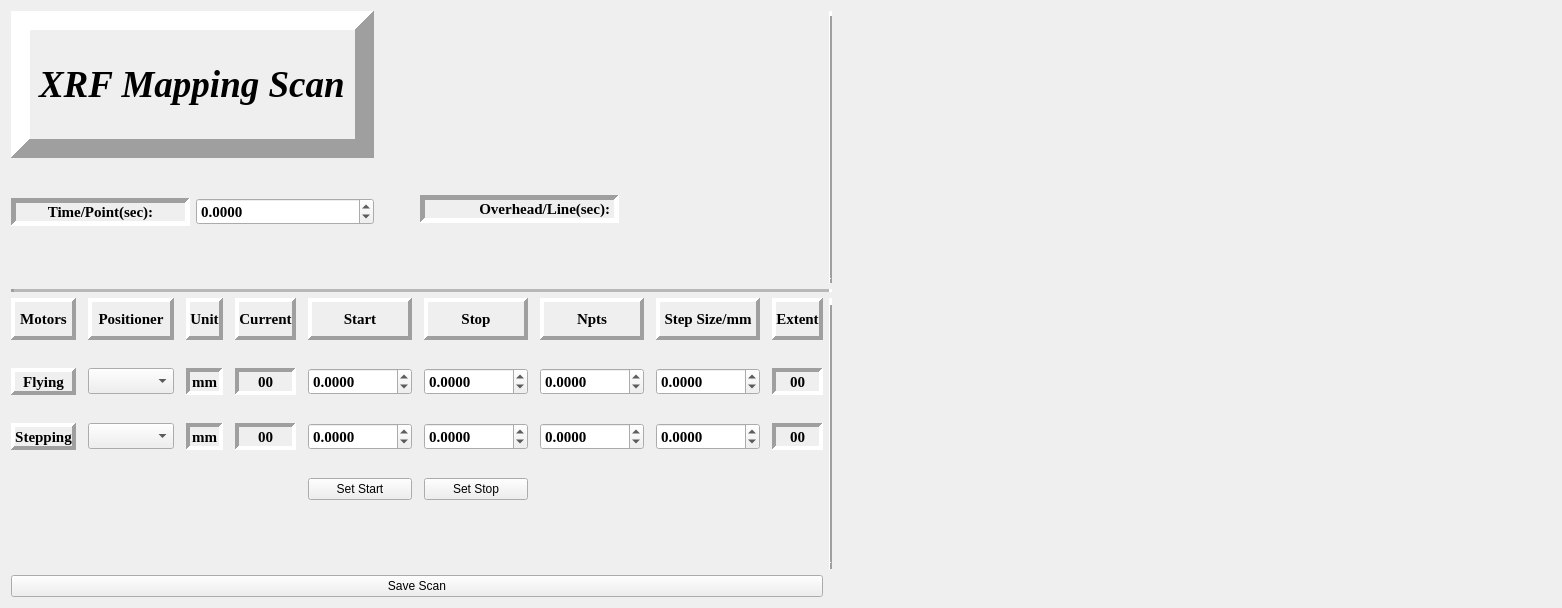
<?xml version="1.0" encoding="UTF-8"?>
<ui version="4.0">
 <class>Form</class>
 <widget class="QWidget" name="Form">
  <property name="geometry">
   <rect>
    <x>0</x>
    <y>0</y>
    <width>1562</width>
    <height>608</height>
   </rect>
  </property>
  <property name="windowTitle">
   <string>XRF </string>
  </property>
  <layout class="QGridLayout" name="gridLayout_3">
   <item row="2" column="0" colspan="2">
    <layout class="QGridLayout" name="gridLayout_6">
     <property name="horizontalSpacing">
      <number>12</number>
     </property>
     <property name="verticalSpacing">
      <number>28</number>
     </property>
     <item row="1" column="4">
      <widget class="QDoubleSpinBox" name="flyingStart">
       <property name="font">
        <font>
         <family>Times New Roman</family>
         <pointsize>11</pointsize>
         <weight>75</weight>
         <bold>true</bold>
        </font>
       </property>
       <property name="wrapping">
        <bool>false</bool>
       </property>
       <property name="frame">
        <bool>true</bool>
       </property>
       <property name="decimals">
        <number>4</number>
       </property>
       <property name="minimum">
        <double>-65000.000000000000000</double>
       </property>
       <property name="maximum">
        <double>65000.000000000000000</double>
       </property>
      </widget>
     </item>
     <item row="2" column="1">
      <widget class="QComboBox" name="stepping">
       <property name="font">
        <font>
         <family>Times New Roman</family>
         <pointsize>11</pointsize>
         <weight>75</weight>
         <bold>true</bold>
        </font>
       </property>
      </widget>
     </item>
     <item row="1" column="3">
      <widget class="QLabel" name="current_x_Label">
       <property name="font">
        <font>
         <family>Times New Roman</family>
         <pointsize>11</pointsize>
         <weight>75</weight>
         <bold>true</bold>
        </font>
       </property>
       <property name="frameShape">
        <enum>QFrame::Panel</enum>
       </property>
       <property name="frameShadow">
        <enum>QFrame::Sunken</enum>
       </property>
       <property name="lineWidth">
        <number>4</number>
       </property>
       <property name="text">
        <string>00</string>
       </property>
       <property name="alignment">
        <set>Qt::AlignCenter</set>
       </property>
      </widget>
     </item>
     <item row="1" column="8">
      <widget class="QLabel" name="extent_x">
       <property name="font">
        <font>
         <family>Times New Roman</family>
         <pointsize>11</pointsize>
         <weight>75</weight>
         <bold>true</bold>
        </font>
       </property>
       <property name="frameShape">
        <enum>QFrame::Panel</enum>
       </property>
       <property name="frameShadow">
        <enum>QFrame::Sunken</enum>
       </property>
       <property name="lineWidth">
        <number>4</number>
       </property>
       <property name="text">
        <string>00</string>
       </property>
       <property name="alignment">
        <set>Qt::AlignCenter</set>
       </property>
      </widget>
     </item>
     <item row="1" column="5">
      <widget class="QDoubleSpinBox" name="flyingStop">
       <property name="font">
        <font>
         <family>Times New Roman</family>
         <pointsize>11</pointsize>
         <weight>75</weight>
         <bold>true</bold>
        </font>
       </property>
       <property name="decimals">
        <number>4</number>
       </property>
       <property name="minimum">
        <double>-65000.000000000000000</double>
       </property>
       <property name="maximum">
        <double>65000.000000000000000</double>
       </property>
      </widget>
     </item>
     <item row="2" column="2">
      <widget class="QLabel" name="label_10">
       <property name="font">
        <font>
         <family>Times New Roman</family>
         <pointsize>11</pointsize>
         <weight>75</weight>
         <bold>true</bold>
        </font>
       </property>
       <property name="frameShape">
        <enum>QFrame::Panel</enum>
       </property>
       <property name="frameShadow">
        <enum>QFrame::Sunken</enum>
       </property>
       <property name="lineWidth">
        <number>4</number>
       </property>
       <property name="text">
        <string>mm</string>
       </property>
       <property name="alignment">
        <set>Qt::AlignCenter</set>
       </property>
      </widget>
     </item>
     <item row="2" column="3">
      <widget class="QLabel" name="current_y_Label">
       <property name="font">
        <font>
         <family>Times New Roman</family>
         <pointsize>11</pointsize>
         <weight>75</weight>
         <bold>true</bold>
        </font>
       </property>
       <property name="frameShape">
        <enum>QFrame::Panel</enum>
       </property>
       <property name="frameShadow">
        <enum>QFrame::Sunken</enum>
       </property>
       <property name="lineWidth">
        <number>4</number>
       </property>
       <property name="text">
        <string>00</string>
       </property>
       <property name="alignment">
        <set>Qt::AlignCenter</set>
       </property>
      </widget>
     </item>
     <item row="2" column="0">
      <widget class="QLabel" name="label_4">
       <property name="font">
        <font>
         <family>Times New Roman</family>
         <pointsize>11</pointsize>
         <weight>75</weight>
         <bold>true</bold>
        </font>
       </property>
       <property name="frameShape">
        <enum>QFrame::Panel</enum>
       </property>
       <property name="frameShadow">
        <enum>QFrame::Raised</enum>
       </property>
       <property name="lineWidth">
        <number>4</number>
       </property>
       <property name="text">
        <string>Stepping</string>
       </property>
       <property name="alignment">
        <set>Qt::AlignCenter</set>
       </property>
      </widget>
     </item>
     <item row="2" column="5">
      <widget class="QDoubleSpinBox" name="steppingStop">
       <property name="font">
        <font>
         <family>Times New Roman</family>
         <pointsize>11</pointsize>
         <weight>75</weight>
         <bold>true</bold>
        </font>
       </property>
       <property name="decimals">
        <number>4</number>
       </property>
       <property name="minimum">
        <double>-65000.000000000000000</double>
       </property>
       <property name="maximum">
        <double>65000.000000000000000</double>
       </property>
      </widget>
     </item>
     <item row="0" column="1">
      <widget class="QLabel" name="label_14">
       <property name="font">
        <font>
         <family>Times New Roman</family>
         <pointsize>11</pointsize>
         <weight>75</weight>
         <bold>true</bold>
        </font>
       </property>
       <property name="frameShape">
        <enum>QFrame::Panel</enum>
       </property>
       <property name="frameShadow">
        <enum>QFrame::Raised</enum>
       </property>
       <property name="lineWidth">
        <number>4</number>
       </property>
       <property name="text">
        <string>Positioner</string>
       </property>
       <property name="alignment">
        <set>Qt::AlignCenter</set>
       </property>
      </widget>
     </item>
     <item row="1" column="0">
      <widget class="QLabel" name="label_12">
       <property name="font">
        <font>
         <family>Times New Roman</family>
         <pointsize>11</pointsize>
         <weight>75</weight>
         <bold>true</bold>
        </font>
       </property>
       <property name="frameShape">
        <enum>QFrame::Panel</enum>
       </property>
       <property name="frameShadow">
        <enum>QFrame::Raised</enum>
       </property>
       <property name="lineWidth">
        <number>4</number>
       </property>
       <property name="text">
        <string>Flying</string>
       </property>
       <property name="alignment">
        <set>Qt::AlignCenter</set>
       </property>
      </widget>
     </item>
     <item row="0" column="0">
      <widget class="QLabel" name="label_13">
       <property name="font">
        <font>
         <family>Times New Roman</family>
         <pointsize>11</pointsize>
         <weight>75</weight>
         <bold>true</bold>
        </font>
       </property>
       <property name="frameShape">
        <enum>QFrame::Panel</enum>
       </property>
       <property name="frameShadow">
        <enum>QFrame::Raised</enum>
       </property>
       <property name="lineWidth">
        <number>4</number>
       </property>
       <property name="text">
        <string>Motors</string>
       </property>
       <property name="alignment">
        <set>Qt::AlignCenter</set>
       </property>
      </widget>
     </item>
     <item row="2" column="4">
      <widget class="QDoubleSpinBox" name="steppingStart">
       <property name="font">
        <font>
         <family>Times New Roman</family>
         <pointsize>11</pointsize>
         <weight>75</weight>
         <bold>true</bold>
        </font>
       </property>
       <property name="decimals">
        <number>4</number>
       </property>
       <property name="minimum">
        <double>-65000.000000000000000</double>
       </property>
       <property name="maximum">
        <double>65000.000000000000000</double>
       </property>
      </widget>
     </item>
     <item row="0" column="4">
      <widget class="QLabel" name="label_17">
       <property name="font">
        <font>
         <family>Times New Roman</family>
         <pointsize>11</pointsize>
         <weight>75</weight>
         <bold>true</bold>
        </font>
       </property>
       <property name="frameShape">
        <enum>QFrame::Panel</enum>
       </property>
       <property name="frameShadow">
        <enum>QFrame::Raised</enum>
       </property>
       <property name="lineWidth">
        <number>4</number>
       </property>
       <property name="text">
        <string>Start</string>
       </property>
       <property name="alignment">
        <set>Qt::AlignCenter</set>
       </property>
      </widget>
     </item>
     <item row="0" column="3">
      <widget class="QLabel" name="label_16">
       <property name="font">
        <font>
         <family>Times New Roman</family>
         <pointsize>11</pointsize>
         <weight>75</weight>
         <bold>true</bold>
        </font>
       </property>
       <property name="frameShape">
        <enum>QFrame::Panel</enum>
       </property>
       <property name="frameShadow">
        <enum>QFrame::Raised</enum>
       </property>
       <property name="lineWidth">
        <number>4</number>
       </property>
       <property name="text">
        <string>Current</string>
       </property>
       <property name="alignment">
        <set>Qt::AlignCenter</set>
       </property>
      </widget>
     </item>
     <item row="0" column="2">
      <widget class="QLabel" name="label_15">
       <property name="font">
        <font>
         <family>Times New Roman</family>
         <pointsize>11</pointsize>
         <weight>75</weight>
         <bold>true</bold>
        </font>
       </property>
       <property name="frameShape">
        <enum>QFrame::Panel</enum>
       </property>
       <property name="frameShadow">
        <enum>QFrame::Raised</enum>
       </property>
       <property name="lineWidth">
        <number>4</number>
       </property>
       <property name="text">
        <string>Unit</string>
       </property>
       <property name="alignment">
        <set>Qt::AlignCenter</set>
       </property>
      </widget>
     </item>
     <item row="0" column="8">
      <widget class="QLabel" name="label_21">
       <property name="font">
        <font>
         <family>Times New Roman</family>
         <pointsize>11</pointsize>
         <weight>75</weight>
         <bold>true</bold>
        </font>
       </property>
       <property name="frameShape">
        <enum>QFrame::Panel</enum>
       </property>
       <property name="frameShadow">
        <enum>QFrame::Raised</enum>
       </property>
       <property name="lineWidth">
        <number>4</number>
       </property>
       <property name="text">
        <string>Extent</string>
       </property>
       <property name="alignment">
        <set>Qt::AlignCenter</set>
       </property>
      </widget>
     </item>
     <item row="1" column="1">
      <widget class="QComboBox" name="flying">
       <property name="font">
        <font>
         <family>Times New Roman</family>
         <pointsize>11</pointsize>
         <weight>75</weight>
         <bold>true</bold>
        </font>
       </property>
      </widget>
     </item>
     <item row="0" column="5">
      <widget class="QLabel" name="label_18">
       <property name="font">
        <font>
         <family>Times New Roman</family>
         <pointsize>11</pointsize>
         <weight>75</weight>
         <bold>true</bold>
        </font>
       </property>
       <property name="frameShape">
        <enum>QFrame::Panel</enum>
       </property>
       <property name="frameShadow">
        <enum>QFrame::Raised</enum>
       </property>
       <property name="lineWidth">
        <number>4</number>
       </property>
       <property name="text">
        <string>Stop</string>
       </property>
       <property name="alignment">
        <set>Qt::AlignCenter</set>
       </property>
      </widget>
     </item>
     <item row="3" column="0">
      <widget class="QLabel" name="label_6">
       <property name="sizePolicy">
        <sizepolicy hsizetype="Preferred" vsizetype="Maximum">
         <horstretch>0</horstretch>
         <verstretch>0</verstretch>
        </sizepolicy>
       </property>
       <property name="font">
        <font>
         <family>Times New Roman</family>
         <pointsize>11</pointsize>
         <weight>75</weight>
         <bold>true</bold>
        </font>
       </property>
       <property name="frameShape">
        <enum>QFrame::NoFrame</enum>
       </property>
       <property name="frameShadow">
        <enum>QFrame::Sunken</enum>
       </property>
       <property name="lineWidth">
        <number>4</number>
       </property>
       <property name="text">
        <string/>
       </property>
       <property name="alignment">
        <set>Qt::AlignCenter</set>
       </property>
      </widget>
     </item>
     <item row="1" column="2">
      <widget class="QLabel" name="label_22">
       <property name="font">
        <font>
         <family>Times New Roman</family>
         <pointsize>11</pointsize>
         <weight>75</weight>
         <bold>true</bold>
        </font>
       </property>
       <property name="frameShape">
        <enum>QFrame::Panel</enum>
       </property>
       <property name="frameShadow">
        <enum>QFrame::Sunken</enum>
       </property>
       <property name="lineWidth">
        <number>4</number>
       </property>
       <property name="text">
        <string>mm</string>
       </property>
       <property name="alignment">
        <set>Qt::AlignCenter</set>
       </property>
      </widget>
     </item>
     <item row="2" column="8">
      <widget class="QLabel" name="extent_y">
       <property name="font">
        <font>
         <family>Times New Roman</family>
         <pointsize>11</pointsize>
         <weight>75</weight>
         <bold>true</bold>
        </font>
       </property>
       <property name="frameShape">
        <enum>QFrame::Panel</enum>
       </property>
       <property name="frameShadow">
        <enum>QFrame::Sunken</enum>
       </property>
       <property name="lineWidth">
        <number>4</number>
       </property>
       <property name="text">
        <string>00</string>
       </property>
       <property name="alignment">
        <set>Qt::AlignCenter</set>
       </property>
      </widget>
     </item>
     <item row="3" column="4">
      <widget class="QPushButton" name="setstartbtn">
       <property name="text">
        <string>Set Start</string>
       </property>
      </widget>
     </item>
     <item row="3" column="5">
      <widget class="QPushButton" name="setstopbtn">
       <property name="text">
        <string>Set Stop</string>
       </property>
      </widget>
     </item>
     <item row="4" column="0" colspan="9">
      <widget class="QLabel" name="message">
       <property name="font">
        <font>
         <family>Times New Roman</family>
         <pointsize>14</pointsize>
         <weight>75</weight>
         <italic>true</italic>
         <bold>true</bold>
        </font>
       </property>
       <property name="contextMenuPolicy">
        <enum>Qt::PreventContextMenu</enum>
       </property>
       <property name="text">
        <string/>
       </property>
      </widget>
     </item>
     <item row="1" column="6">
      <widget class="QDoubleSpinBox" name="npts_x">
       <property name="font">
        <font>
         <family>Times New Roman</family>
         <pointsize>11</pointsize>
         <weight>75</weight>
         <bold>true</bold>
        </font>
       </property>
       <property name="decimals">
        <number>4</number>
       </property>
       <property name="minimum">
        <double>-65000.000000000000000</double>
       </property>
       <property name="maximum">
        <double>65000.000000000000000</double>
       </property>
      </widget>
     </item>
     <item row="0" column="7">
      <widget class="QLabel" name="label_19">
       <property name="font">
        <font>
         <family>Times New Roman</family>
         <pointsize>11</pointsize>
         <weight>75</weight>
         <bold>true</bold>
        </font>
       </property>
       <property name="frameShape">
        <enum>QFrame::Panel</enum>
       </property>
       <property name="frameShadow">
        <enum>QFrame::Raised</enum>
       </property>
       <property name="lineWidth">
        <number>4</number>
       </property>
       <property name="text">
        <string>Step Size/mm</string>
       </property>
       <property name="alignment">
        <set>Qt::AlignCenter</set>
       </property>
      </widget>
     </item>
     <item row="0" column="6">
      <widget class="QLabel" name="label_20">
       <property name="font">
        <font>
         <family>Times New Roman</family>
         <pointsize>11</pointsize>
         <weight>75</weight>
         <bold>true</bold>
        </font>
       </property>
       <property name="frameShape">
        <enum>QFrame::Panel</enum>
       </property>
       <property name="frameShadow">
        <enum>QFrame::Raised</enum>
       </property>
       <property name="lineWidth">
        <number>4</number>
       </property>
       <property name="text">
        <string>Npts</string>
       </property>
       <property name="alignment">
        <set>Qt::AlignCenter</set>
       </property>
      </widget>
     </item>
     <item row="1" column="7">
      <widget class="QDoubleSpinBox" name="stepsize_x">
       <property name="font">
        <font>
         <family>Times New Roman</family>
         <pointsize>11</pointsize>
         <weight>75</weight>
         <bold>true</bold>
        </font>
       </property>
       <property name="decimals">
        <number>4</number>
       </property>
       <property name="minimum">
        <double>-65000.000000000000000</double>
       </property>
       <property name="maximum">
        <double>65000.000000000000000</double>
       </property>
      </widget>
     </item>
     <item row="2" column="6">
      <widget class="QDoubleSpinBox" name="npts_y">
       <property name="font">
        <font>
         <family>Times New Roman</family>
         <pointsize>11</pointsize>
         <weight>75</weight>
         <bold>true</bold>
        </font>
       </property>
       <property name="decimals">
        <number>4</number>
       </property>
       <property name="minimum">
        <double>-65000.000000000000000</double>
       </property>
       <property name="maximum">
        <double>65000.000000000000000</double>
       </property>
      </widget>
     </item>
     <item row="2" column="7">
      <widget class="QDoubleSpinBox" name="stepsize_y">
       <property name="font">
        <font>
         <family>Times New Roman</family>
         <pointsize>11</pointsize>
         <weight>75</weight>
         <bold>true</bold>
        </font>
       </property>
       <property name="decimals">
        <number>4</number>
       </property>
       <property name="minimum">
        <double>-65000.000000000000000</double>
       </property>
       <property name="maximum">
        <double>65000.000000000000000</double>
       </property>
      </widget>
     </item>
    </layout>
   </item>
   <item row="2" column="2">
    <widget class="Line" name="line_2">
     <property name="font">
      <font>
       <family>Times New Roman</family>
       <pointsize>11</pointsize>
       <weight>75</weight>
       <bold>true</bold>
      </font>
     </property>
     <property name="frameShadow">
      <enum>QFrame::Raised</enum>
     </property>
     <property name="lineWidth">
      <number>7</number>
     </property>
     <property name="orientation">
      <enum>Qt::Vertical</enum>
     </property>
    </widget>
   </item>
   <item row="1" column="0" colspan="3">
    <widget class="Line" name="line_5">
     <property name="lineWidth">
      <number>3</number>
     </property>
     <property name="midLineWidth">
      <number>30</number>
     </property>
     <property name="orientation">
      <enum>Qt::Horizontal</enum>
     </property>
    </widget>
   </item>
   <item row="0" column="3" rowspan="3">
    <layout class="QHBoxLayout" name="horizontalLayout_12">
     <item>
      <spacer name="horizontalSpacer">
       <property name="orientation">
        <enum>Qt::Horizontal</enum>
       </property>
       <property name="sizeHint" stdset="0">
        <size>
         <width>40</width>
         <height>20</height>
        </size>
       </property>
      </spacer>
     </item>
    </layout>
   </item>
   <item row="3" column="0" colspan="2">
    <widget class="QPushButton" name="save_xrf">
     <property name="text">
      <string>Save Scan</string>
     </property>
    </widget>
   </item>
   <item row="0" column="1">
    <layout class="QGridLayout" name="gridLayout_4">
     <property name="verticalSpacing">
      <number>43</number>
     </property>
     <item row="0" column="0">
      <widget class="QLabel" name="label_27">
       <property name="sizePolicy">
        <sizepolicy hsizetype="Preferred" vsizetype="Preferred">
         <horstretch>0</horstretch>
         <verstretch>0</verstretch>
        </sizepolicy>
       </property>
       <property name="font">
        <font>
         <family>Times New Roman</family>
         <pointsize>11</pointsize>
         <weight>75</weight>
         <bold>true</bold>
        </font>
       </property>
       <property name="frameShape">
        <enum>QFrame::NoFrame</enum>
       </property>
       <property name="frameShadow">
        <enum>QFrame::Raised</enum>
       </property>
       <property name="lineWidth">
        <number>5</number>
       </property>
       <property name="text">
        <string/>
       </property>
      </widget>
     </item>
     <item row="0" column="1">
      <widget class="QLabel" name="label_28">
       <property name="font">
        <font>
         <family>Times New Roman</family>
         <pointsize>11</pointsize>
         <weight>75</weight>
         <bold>true</bold>
        </font>
       </property>
       <property name="frameShape">
        <enum>QFrame::NoFrame</enum>
       </property>
       <property name="frameShadow">
        <enum>QFrame::Raised</enum>
       </property>
       <property name="lineWidth">
        <number>5</number>
       </property>
       <property name="text">
        <string/>
       </property>
      </widget>
     </item>
     <item row="1" column="0">
      <widget class="QLabel" name="label_5">
       <property name="sizePolicy">
        <sizepolicy hsizetype="Preferred" vsizetype="Maximum">
         <horstretch>0</horstretch>
         <verstretch>0</verstretch>
        </sizepolicy>
       </property>
       <property name="font">
        <font>
         <family>Times New Roman</family>
         <pointsize>11</pointsize>
         <weight>75</weight>
         <bold>true</bold>
        </font>
       </property>
       <property name="frameShape">
        <enum>QFrame::Panel</enum>
       </property>
       <property name="frameShadow">
        <enum>QFrame::Sunken</enum>
       </property>
       <property name="lineWidth">
        <number>5</number>
       </property>
       <property name="text">
        <string>        Overhead/Line(sec):</string>
       </property>
       <property name="alignment">
        <set>Qt::AlignRight|Qt::AlignTrailing|Qt::AlignVCenter</set>
       </property>
      </widget>
     </item>
     <item row="2" column="0">
      <widget class="QLabel" name="label_11">
       <property name="sizePolicy">
        <sizepolicy hsizetype="Preferred" vsizetype="Maximum">
         <horstretch>0</horstretch>
         <verstretch>0</verstretch>
        </sizepolicy>
       </property>
       <property name="font">
        <font>
         <family>Times New Roman</family>
         <pointsize>11</pointsize>
         <weight>75</weight>
         <bold>true</bold>
        </font>
       </property>
       <property name="frameShape">
        <enum>QFrame::NoFrame</enum>
       </property>
       <property name="frameShadow">
        <enum>QFrame::Raised</enum>
       </property>
       <property name="lineWidth">
        <number>5</number>
       </property>
       <property name="text">
        <string/>
       </property>
      </widget>
     </item>
     <item row="1" column="1">
      <widget class="QLabel" name="overhead">
       <property name="font">
        <font>
         <family>Times New Roman</family>
         <pointsize>11</pointsize>
         <weight>75</weight>
         <bold>true</bold>
        </font>
       </property>
       <property name="frameShape">
        <enum>QFrame::NoFrame</enum>
       </property>
       <property name="frameShadow">
        <enum>QFrame::Raised</enum>
       </property>
       <property name="lineWidth">
        <number>5</number>
       </property>
       <property name="text">
        <string/>
       </property>
      </widget>
     </item>
    </layout>
   </item>
   <item row="0" column="0">
    <layout class="QGridLayout" name="gridLayout_2">
     <property name="topMargin">
      <number>0</number>
     </property>
     <property name="verticalSpacing">
      <number>40</number>
     </property>
     <item row="2" column="2">
      <widget class="QLabel" name="label_3">
       <property name="sizePolicy">
        <sizepolicy hsizetype="Preferred" vsizetype="Minimum">
         <horstretch>0</horstretch>
         <verstretch>0</verstretch>
        </sizepolicy>
       </property>
       <property name="text">
        <string/>
       </property>
      </widget>
     </item>
     <item row="0" column="0" colspan="2">
      <widget class="QLabel" name="label">
       <property name="font">
        <font>
         <family>Times New Roman</family>
         <pointsize>28</pointsize>
         <weight>75</weight>
         <italic>true</italic>
         <bold>true</bold>
        </font>
       </property>
       <property name="frameShape">
        <enum>QFrame::Panel</enum>
       </property>
       <property name="frameShadow">
        <enum>QFrame::Raised</enum>
       </property>
       <property name="lineWidth">
        <number>19</number>
       </property>
       <property name="text">
        <string>XRF Mapping Scan</string>
       </property>
      </widget>
     </item>
     <item row="2" column="0">
      <widget class="QLabel" name="label_7">
       <property name="font">
        <font>
         <family>Times New Roman</family>
         <pointsize>11</pointsize>
         <weight>75</weight>
         <bold>true</bold>
        </font>
       </property>
       <property name="frameShape">
        <enum>QFrame::Panel</enum>
       </property>
       <property name="frameShadow">
        <enum>QFrame::Sunken</enum>
       </property>
       <property name="lineWidth">
        <number>5</number>
       </property>
       <property name="text">
        <string>Time/Point(sec):</string>
       </property>
       <property name="alignment">
        <set>Qt::AlignCenter</set>
       </property>
      </widget>
     </item>
     <item row="2" column="1">
      <widget class="QDoubleSpinBox" name="dwell_t">
       <property name="baseSize">
        <size>
         <width>4</width>
         <height>0</height>
        </size>
       </property>
       <property name="font">
        <font>
         <family>Times New Roman</family>
         <pointsize>11</pointsize>
         <weight>75</weight>
         <bold>true</bold>
        </font>
       </property>
       <property name="decimals">
        <number>4</number>
       </property>
       <property name="minimum">
        <double>-65000.000000000000000</double>
       </property>
       <property name="maximum">
        <double>65000.000000000000000</double>
       </property>
      </widget>
     </item>
     <item row="3" column="0">
      <widget class="QLabel" name="label_8">
       <property name="sizePolicy">
        <sizepolicy hsizetype="Preferred" vsizetype="Maximum">
         <horstretch>0</horstretch>
         <verstretch>0</verstretch>
        </sizepolicy>
       </property>
       <property name="font">
        <font>
         <family>Times New Roman</family>
         <pointsize>11</pointsize>
         <weight>75</weight>
         <bold>true</bold>
        </font>
       </property>
       <property name="frameShape">
        <enum>QFrame::NoFrame</enum>
       </property>
       <property name="frameShadow">
        <enum>QFrame::Raised</enum>
       </property>
       <property name="lineWidth">
        <number>5</number>
       </property>
       <property name="text">
        <string/>
       </property>
      </widget>
     </item>
    </layout>
   </item>
   <item row="0" column="2">
    <widget class="Line" name="line">
     <property name="font">
      <font>
       <family>Times New Roman</family>
       <pointsize>11</pointsize>
       <weight>75</weight>
       <bold>true</bold>
      </font>
     </property>
     <property name="frameShape">
      <enum>QFrame::VLine</enum>
     </property>
     <property name="frameShadow">
      <enum>QFrame::Raised</enum>
     </property>
     <property name="lineWidth">
      <number>5</number>
     </property>
     <property name="orientation">
      <enum>Qt::Vertical</enum>
     </property>
    </widget>
   </item>
  </layout>
 </widget>
 <tabstops>
  <tabstop>dwell_t</tabstop>
  <tabstop>flyingStart</tabstop>
  <tabstop>flyingStop</tabstop>
  <tabstop>npts_x</tabstop>
  <tabstop>stepsize_x</tabstop>
  <tabstop>steppingStart</tabstop>
  <tabstop>steppingStop</tabstop>
  <tabstop>npts_y</tabstop>
  <tabstop>stepsize_y</tabstop>
  <tabstop>save_xrf</tabstop>
  <tabstop>flying</tabstop>
  <tabstop>stepping</tabstop>
  <tabstop>setstartbtn</tabstop>
  <tabstop>setstopbtn</tabstop>
 </tabstops>
 <resources/>
 <connections>
  <connection>
   <sender>flyingStop</sender>
   <signal>valueChanged(double)</signal>
   <receiver>Form</receiver>
   <slot>calctheExtent_x()</slot>
   <hints>
    <hint type="sourcelabel">
     <x>542</x>
     <y>385</y>
    </hint>
    <hint type="destinationlabel">
     <x>973</x>
     <y>392</y>
    </hint>
   </hints>
  </connection>
  <connection>
   <sender>steppingStop</sender>
   <signal>valueChanged(double)</signal>
   <receiver>Form</receiver>
   <slot>calctheExtent_y()</slot>
   <hints>
    <hint type="sourcelabel">
     <x>542</x>
     <y>441</y>
    </hint>
    <hint type="destinationlabel">
     <x>975</x>
     <y>446</y>
    </hint>
   </hints>
  </connection>
  <connection>
   <sender>stepsize_x</sender>
   <signal>valueChanged(double)</signal>
   <receiver>Form</receiver>
   <slot>calcFlyingNpts()</slot>
   <hints>
    <hint type="sourcelabel">
     <x>852</x>
     <y>385</y>
    </hint>
    <hint type="destinationlabel">
     <x>974</x>
     <y>371</y>
    </hint>
   </hints>
  </connection>
  <connection>
   <sender>stepsize_y</sender>
   <signal>valueChanged(double)</signal>
   <receiver>Form</receiver>
   <slot>calcSteppingNpts()</slot>
   <hints>
    <hint type="sourcelabel">
     <x>852</x>
     <y>441</y>
    </hint>
    <hint type="destinationlabel">
     <x>976</x>
     <y>530</y>
    </hint>
   </hints>
  </connection>
  <connection>
   <sender>npts_x</sender>
   <signal>valueChanged(double)</signal>
   <receiver>Form</receiver>
   <slot>calcFlyingStepsize()</slot>
   <hints>
    <hint type="sourcelabel">
     <x>721</x>
     <y>385</y>
    </hint>
    <hint type="destinationlabel">
     <x>973</x>
     <y>497</y>
    </hint>
   </hints>
  </connection>
  <connection>
   <sender>npts_y</sender>
   <signal>valueChanged(double)</signal>
   <receiver>Form</receiver>
   <slot>calcSteppingStepsize()</slot>
   <hints>
    <hint type="sourcelabel">
     <x>721</x>
     <y>441</y>
    </hint>
    <hint type="destinationlabel">
     <x>974</x>
     <y>225</y>
    </hint>
   </hints>
  </connection>
  <connection>
   <sender>steppingStart</sender>
   <signal>valueChanged(double)</signal>
   <receiver>Form</receiver>
   <slot>calctheExtent_y()</slot>
   <hints>
    <hint type="sourcelabel">
     <x>435</x>
     <y>441</y>
    </hint>
    <hint type="destinationlabel">
     <x>6</x>
     <y>527</y>
    </hint>
   </hints>
  </connection>
  <connection>
   <sender>flyingStart</sender>
   <signal>valueChanged(double)</signal>
   <receiver>Form</receiver>
   <slot>calctheExtent_x()</slot>
   <hints>
    <hint type="sourcelabel">
     <x>435</x>
     <y>385</y>
    </hint>
    <hint type="destinationlabel">
     <x>0</x>
     <y>490</y>
    </hint>
   </hints>
  </connection>
 </connections>
 <slots>
  <slot>calctheExtent_x()</slot>
  <slot>calctheExtent_y()</slot>
  <slot>calcFlyingNpts()</slot>
  <slot>calcSteppingNpts()</slot>
  <slot>calcFlyingStepsize()</slot>
  <slot>calcSteppingStepsize()</slot>
 </slots>
</ui>
